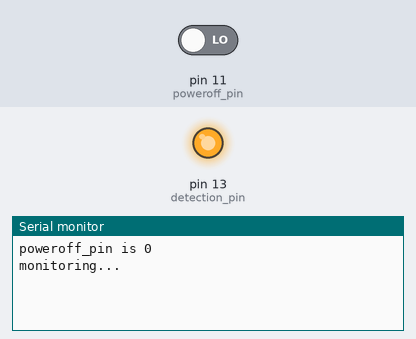
Recording of a sketch running on a simulated Arduino Uno, built with avr-gcc and run on an emulated ATmega328P. Shown: output pins drawn as LEDs (lit = HIGH), the last lines printed to the serial monitor. Inputs (shaded band) come from the test bench; at power-on: pin 11 (poweroff_pin) LOW. Pins used as bus, display or sensor lines are not drawn.

Above: at 4.2 s.
4.3 s: pin 11 (poweroff_pin) driven HIGH
At 5.0 s:
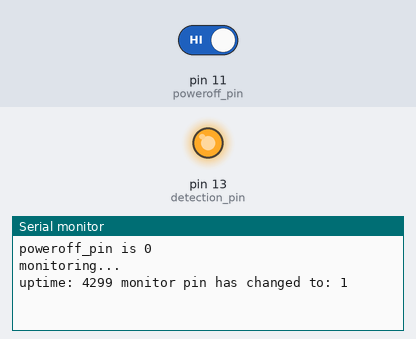
5.8 s: pin 11 (poweroff_pin) driven LOW
At 6.6 s:
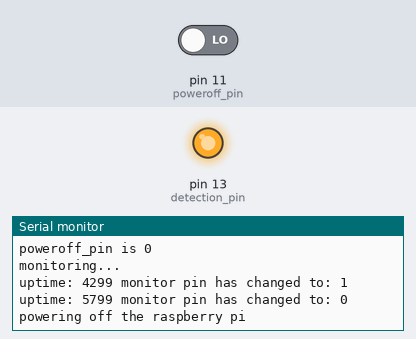

Measured:
- after the input at 4.3 s, the serial monitor: prints a new line at once (image 1)
- after the input at 5.8 s, the serial monitor: prints a new line at once (image 2)

The sketch:

feather_monitor_pin.ino
```cpp
/*
 * for the adafruit feather 32u4
 *
 * Monitor when a pin goes high, output state changes to the serial console
 *
 */

// The RPi sets it LOW to request a power off
int poweroff_pin=11;

// Is set HIGH to let the RPi detect the battery
int detection_pin=13;

// Connected to a transistor, turns the RPi ON and OFF
int rpi_power_pin=5;

// Used to monitor poweroff_pin changes
int poweroff_status=0;


int get_poweroff_status()
{
   return digitalRead(poweroff_pin);
}


void setup() {

  // initial delay to allow serial console to get ready
  Serial.begin(9600);
  delay(3000);

  // Setup pin directions and statuses
  pinMode(poweroff_pin, INPUT);
  poweroff_status=get_poweroff_status();

  delay(20);

  pinMode(detection_pin, OUTPUT);
  digitalWrite(detection_pin, HIGH);

  delay(20);

  // when the Feather wakes up, we power on the raspberry pi
  pinMode(rpi_power_pin, OUTPUT);
  digitalWrite(rpi_power_pin, HIGH);

  delay(20);

  Serial.print("poweroff_pin is ");
  Serial.println(poweroff_status);
  Serial.println("monitoring...");
}


void loop() {

  if (poweroff_status != get_poweroff_status()) {

    poweroff_status = !poweroff_status;
    Serial.print("uptime: ");
    Serial.print(millis());

    Serial.print(" monitor pin has changed to: ");
    Serial.println(poweroff_status);

    // if the raspberry pi signals a LOW, power it off - gpio-poweroff overlay
    if (poweroff_status == 0) {
      Serial.println("powering off the raspberry pi");
      delay(1500);
      digitalWrite(rpi_power_pin, LOW);
    }
  }
}
```
